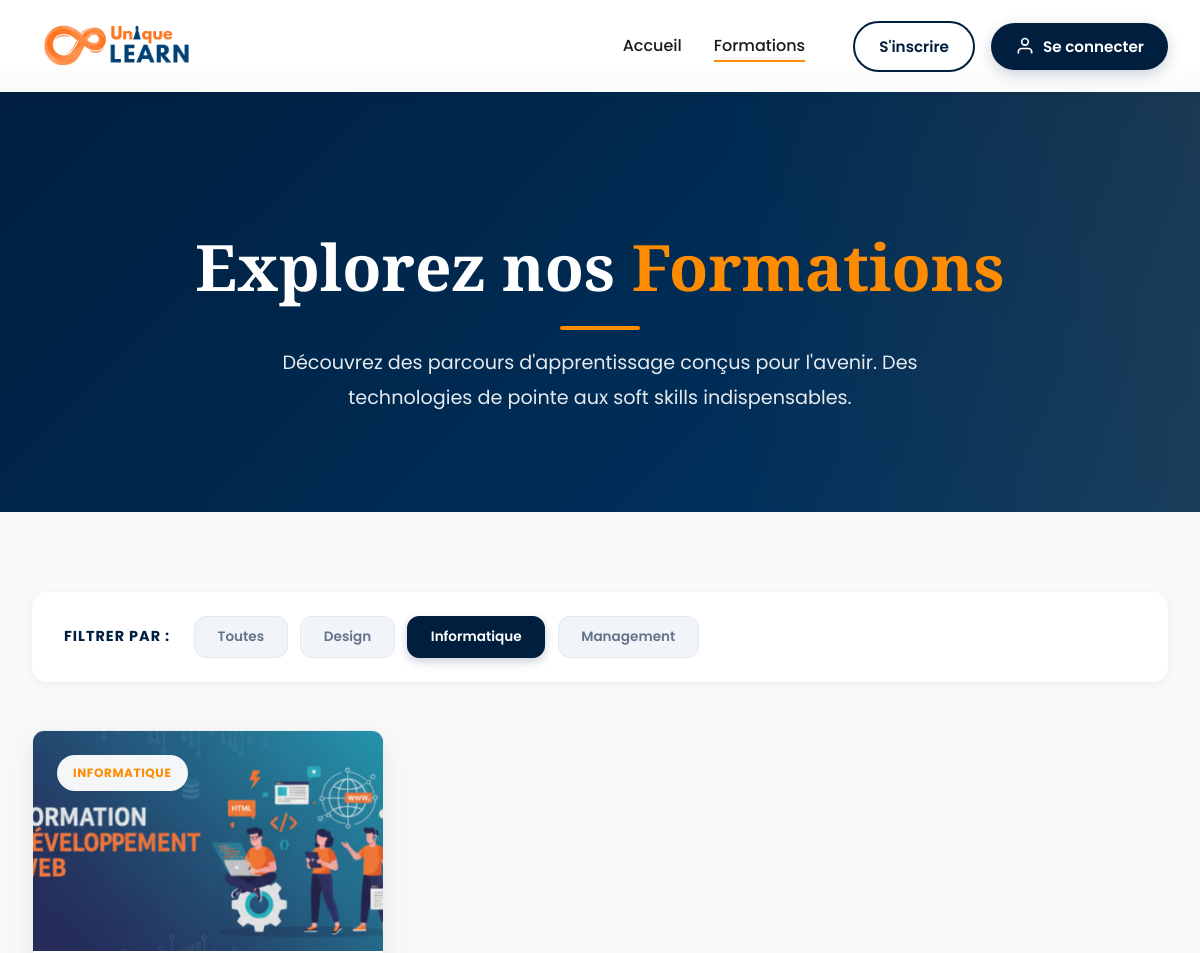
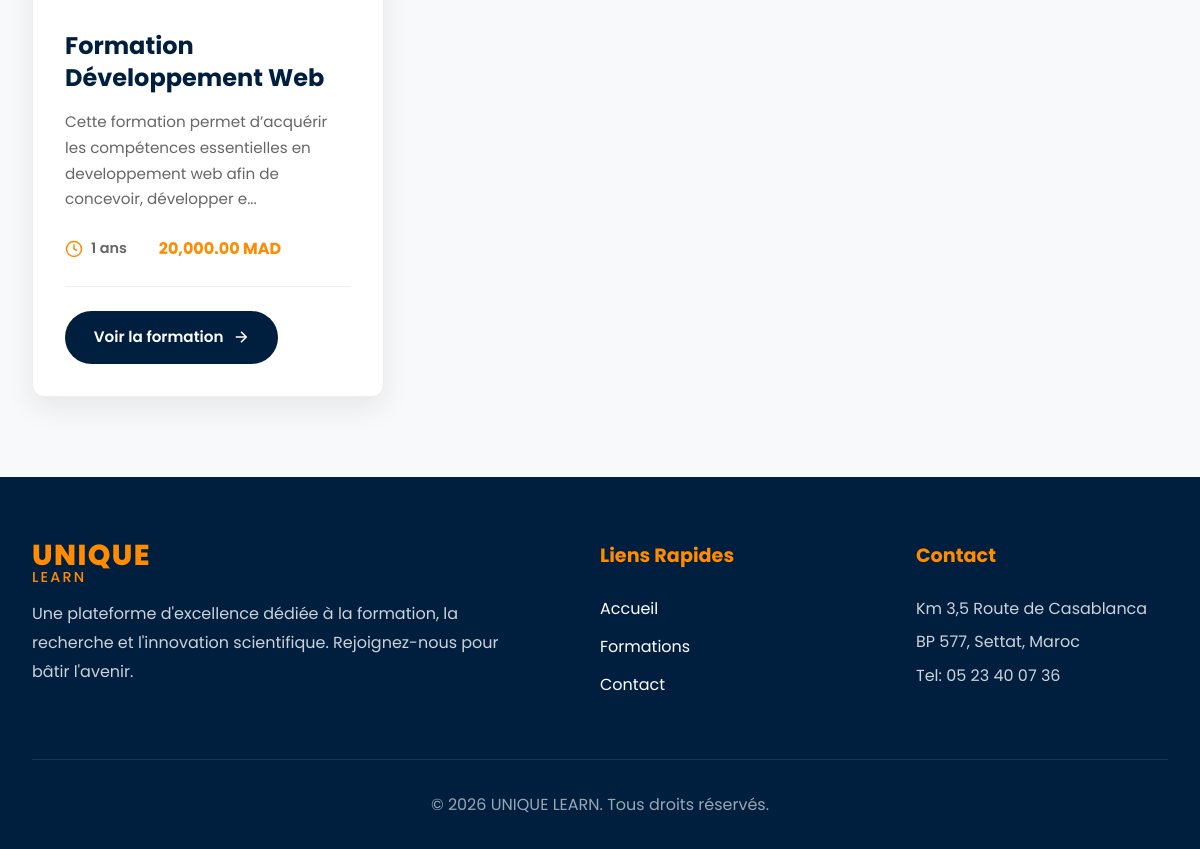
Page /formations.php?cat=Informatique on the committed database (2 pictures, top to bottom).
### tables this page shows
CREATE TABLE `formations` (
  `id` int(11) NOT NULL,
  `titre` varchar(255) NOT NULL,
  `categorie` varchar(100) NOT NULL,
  `description` text NOT NULL,
  `duree` varchar(50) NOT NULL,
  `prix` decimal(10,2) NOT NULL,
  `image_url` varchar(255) DEFAULT 'logo.png'
);

### public/formations.php (the view)
<?php
require_once '../includes/connexion.php';
include '../includes/header.php';
$selected_cat = $_GET['cat'] ?? '';
$cat_stmt = $pdo->query("SELECT DISTINCT categorie FROM formations WHERE categorie != '' ORDER BY categorie ASC");
$categories = $cat_stmt->fetchAll(PDO::FETCH_COLUMN);
$query = "SELECT * FROM formations";
$params = [];
if ($selected_cat) {
    $query .= " WHERE categorie = ?";
    $params[] = $selected_cat;
}
$query .= " ORDER BY id DESC";
$stmt = $pdo->prepare($query);
$stmt->execute($params);
$formations = $stmt->fetchAll();
?>
<section class="formations-header">
    <div class="formations-header-overlay"></div>
    <div class="container">
        <div class="formations-header-content">
            <h1 class="formations-header-title">
                Explorez nos <span class="highlight-orange">Formations</span>
            </h1>
            <div class="section-underline"></div>
            <p class="formations-header-description">
                Découvrez des parcours d'apprentissage conçus pour l'avenir. Des technologies de pointe aux soft skills indispensables.
            </p>
        </div>
    </div>
</section>
<section class="catalogue-section" id="catalogue">
    <div class="container">
        <div class="filter-bar">
            <span class="filter-label">Filtrer par :</span>
            <div class="filter-buttons">
                <a href="formations.php#catalogue" class="filter-btn <?php echo !$selected_cat ? 'active' : ''; ?>">
                    Toutes
                </a>
                <?php foreach ($categories as $cat): ?>
                    <a href="formations.php?cat=<?php echo urlencode($cat); ?>#catalogue"
                       class="filter-btn <?php echo $selected_cat === $cat ? 'active' : ''; ?>">
                        <?php echo htmlspecialchars($cat); ?>
                    </a>
                <?php endforeach; ?>
            </div>
        </div>
        <div class="cards-grid">
            <?php if (empty($formations)): ?>
                <div class="empty-state">
                    <svg width="80" height="80" viewBox="0 0 24 24" fill="none" stroke="currentColor" stroke-width="1.5">
                        <circle cx="11" cy="11" r="8"></circle>
                        <path d="M21 21l-4.35-4.35"></path>
                    </svg>
                    <h3>Aucune formation trouvée</h3>
                    <p>Essayez de sélectionner une autre catégorie</p>
                    <a href="formations.php" class="btn btn-primary" style="margin-top: 2rem;">Voir toutes les formations</a>
                </div>
            <?php else: ?>
                <?php foreach ($formations as $f): ?>
                    <div class="program-card">
                        <div class="card-image" style="background-image: url('../assets/img/<?php echo $f['image_url']; ?>');">
                            <span class="card-badge badge-engineering"><?php echo htmlspecialchars($f['categorie']); ?></span>
                        </div>
                        <div class="card-content">
                            <h3 class="card-title"><?php echo htmlspecialchars($f['titre']); ?></h3>
                            <p class="card-description">
                                <?php echo htmlspecialchars(substr($f['description'], 0, 120)) . '...'; ?>
                            </p>
                            <div class="card-meta">
                                <span class="meta-item">
                                    <svg width="18" height="18" viewBox="0 0 24 24" fill="none" stroke="currentColor" stroke-width="2">
                                        <circle cx="12" cy="12" r="10"></circle>
                                        <polyline points="12 6 12 12 16 14"></polyline>
                                    </svg>
                                    <?php echo htmlspecialchars($f['duree']); ?>
                                </span>
                                <span class="meta-price"><?php echo number_format($f['prix'], 2); ?> MAD</span>
                            </div>
                            <a href="formation_detail.php?id=<?php echo $f['id']; ?>" class="btn-card">
                                Voir la formation
                                <svg width="18" height="18" viewBox="0 0 24 24" fill="none" stroke="currentColor" stroke-width="2">
                                    <path d="M5 12h14M12 5l7 7-7 7" />
                                </svg>
                            </a>
                        </div>
                    </div>
                <?php endforeach; ?>
            <?php endif; ?>
        </div>
    </div>
</section>
<footer class="footer">
    <div class="container">
        <div class="footer-content">
            <div class="footer-brand">
                <div class="footer-logo">
                    <span class="logo-fst">UNIQUE</span>
                    <span class="logo-settat">LEARN</span>
                </div>
                <p class="footer-description">
                    Une plateforme d'excellence dédiée à la formation, la recherche et
                    l'innovation scientifique. Rejoignez-nous pour bâtir l'avenir.
                </p>
            </div>
            <div class="footer-links">
                <h4>Liens Rapides</h4>
                <ul>
                    <li><a href="index.php">Accueil</a></li>
                    <li><a href="formations.php">Formations</a></li>
                    <li><a href="#contact">Contact</a></li>
                </ul>
            </div>
            <div class="footer-contact">
                <h4>Contact</h4>
                <p>Km 3,5 Route de Casablanca</p>
                <p>BP 577, Settat, Maroc</p>
                <p>Tel: 05 23 40 07 36</p>
            </div>
        </div>
        <div class="footer-bottom">
            <p>&copy; <?php echo date('Y'); ?> UNIQUE LEARN. Tous droits réservés.</p>
        </div>
    </div>
</footer>
</body>
</html>

### rows in the picture
formations: image_url (picture), categorie "INFORMATIQUE", titre "Formation Développement Web", description "Cette formation permet d’acquérir les compétences essentielles en developpement web afin de concevoir, développer e", duree "1 ans", prix "20,000.00"

### other values in the picture
$cat "Design"
$cat "Informatique"
$cat "Management"
